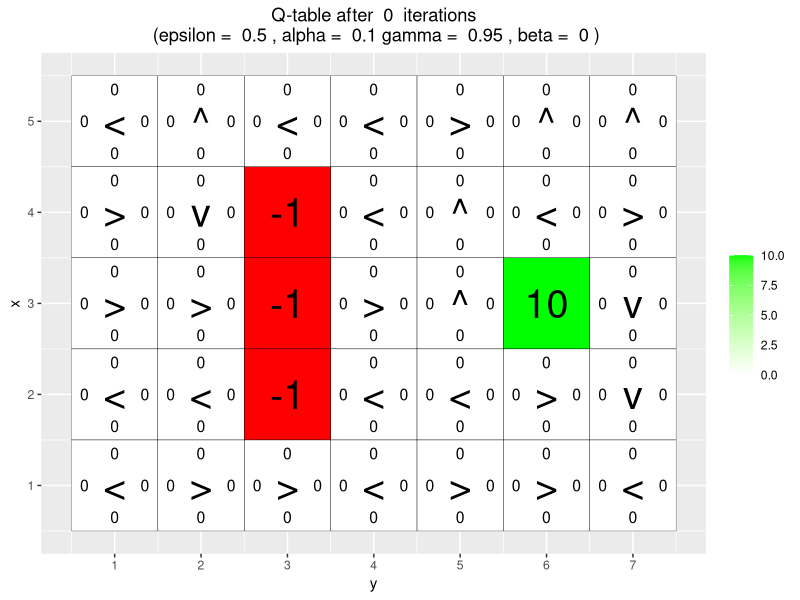
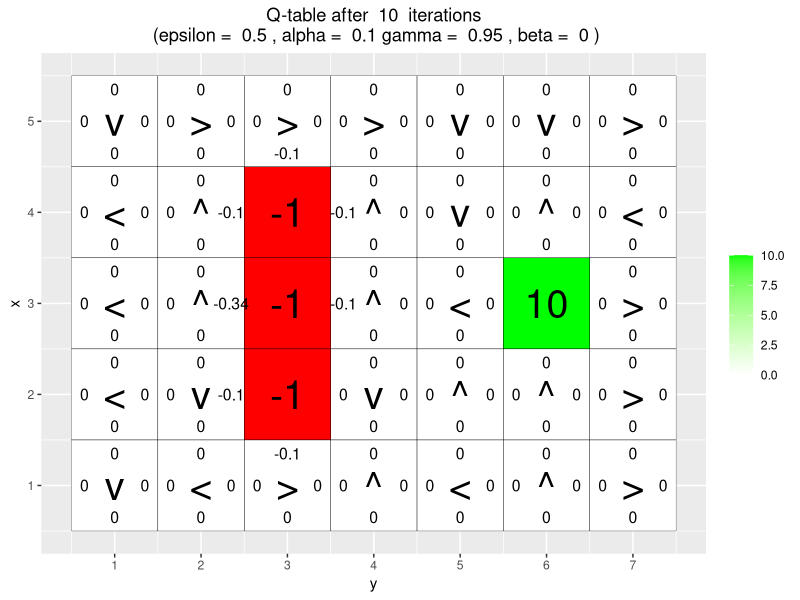
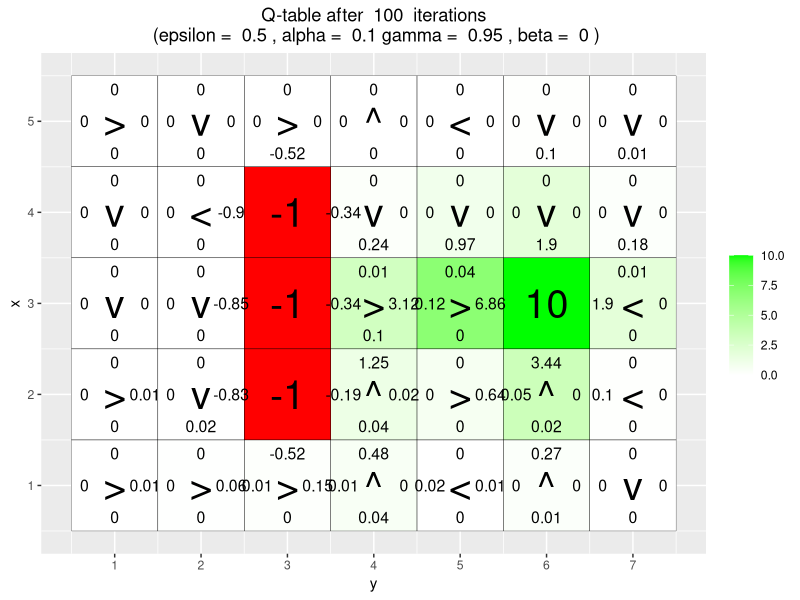
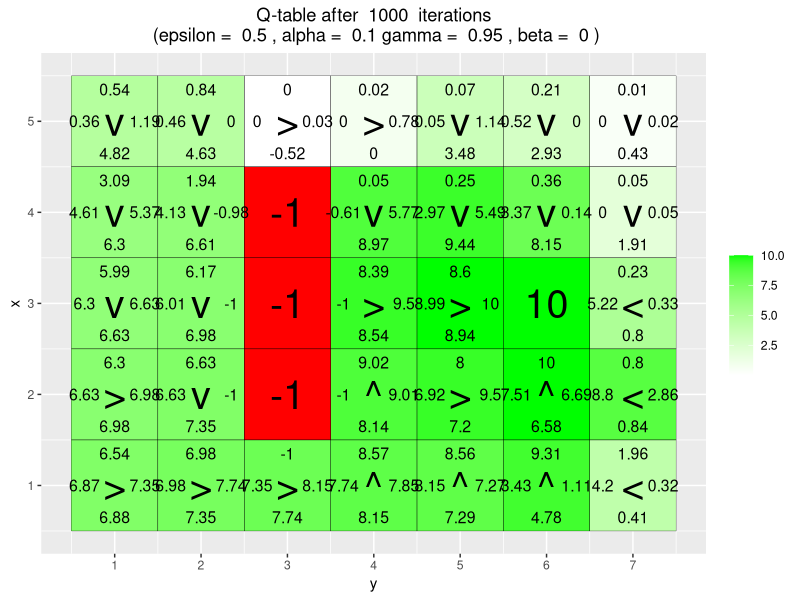
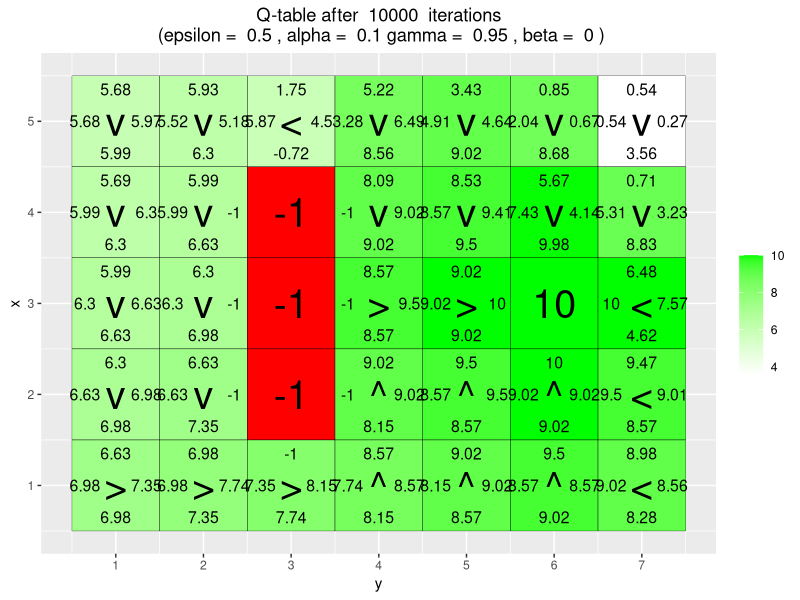
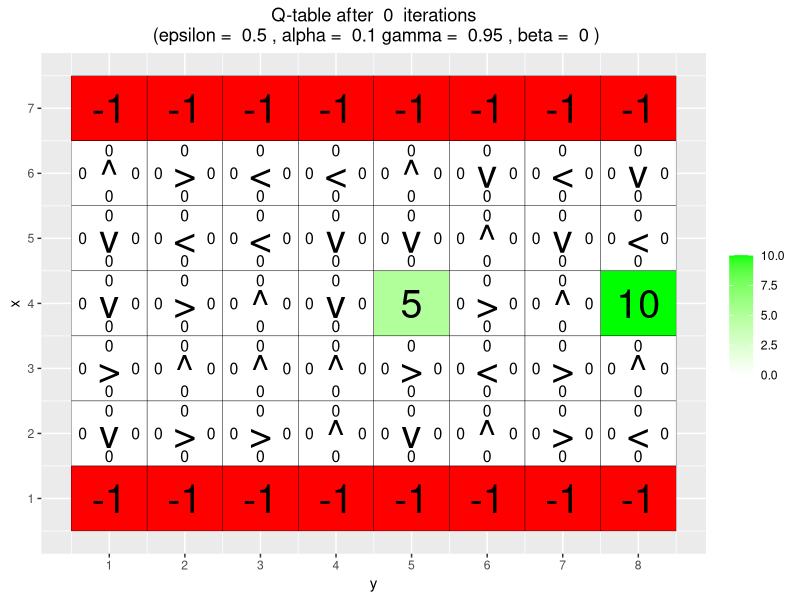
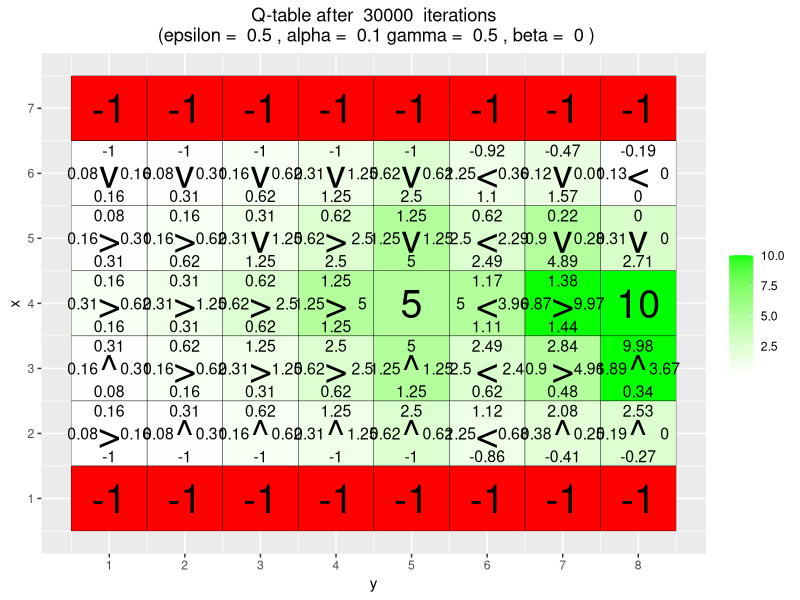
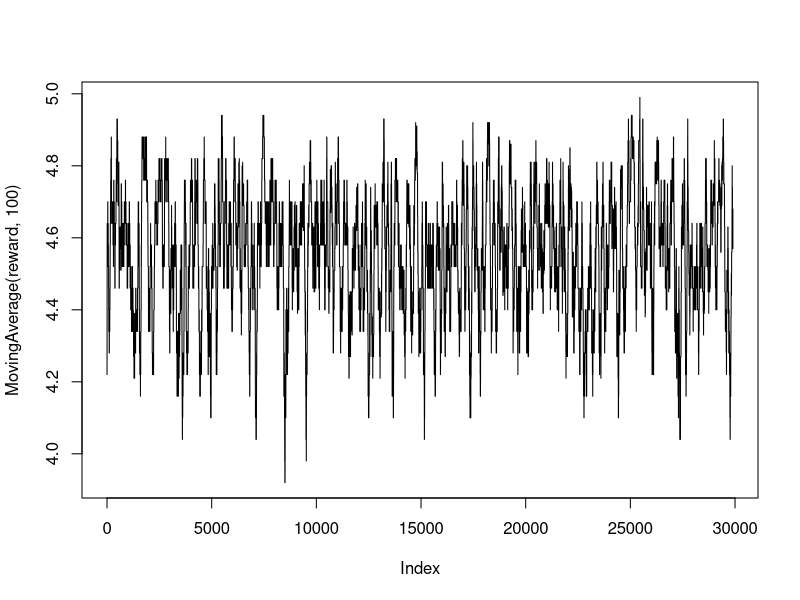

Write the R code that produced these figures, in order. (Note: this script raises an error after producing the figures.)
## ---- chunk 1
knitr::opts_chunk$set(echo = TRUE)
## ---- chunk 2
#####################################################################################################
# Q-learning
#####################################################################################################

# install.packages("ggplot2")
# install.packages("vctrs")
library(ggplot2)

arrows <- c("^", ">", "v", "<")
action_deltas <- list(c(1,0), # up
                      c(0,1), # right
                      c(-1,0), # down
                      c(0,-1)) # left

vis_environment <- function(iterations=0, epsilon = 0.5, alpha = 0.1, 
                            gamma = 0.95, beta = 0){
  
  # Visualize an environment with rewards. 
  # Q-values for all actions are displayed on the edges of each tile.
  # The (greedy) policy for each state is also displayed.
  # 
  # Args:
  #   iterations, epsilon, alpha, gamma, beta (optional): for the figure title.
  #   reward_map (global variable): a HxW array containing the reward given at each state.
  #   q_table (global variable): a HxWx4 array containing Q-values for each state-action pair.
  #   H, W (global variables): environment dimensions.
  
  df <- expand.grid(x=1:H,y=1:W)
  foo <- mapply(function(x,y) ifelse(reward_map[x,y] == 0,q_table[x,y,1],NA),
                df$x,df$y)
  df$val1 <- as.vector(round(foo, 2))
  foo <- mapply(function(x,y) ifelse(reward_map[x,y] == 0,q_table[x,y,2],NA),
                df$x,df$y)
  df$val2 <- as.vector(round(foo, 2))
  foo <- mapply(function(x,y) ifelse(reward_map[x,y] == 0,q_table[x,y,3],NA),
                df$x,df$y)
  df$val3 <- as.vector(round(foo, 2))
  foo <- mapply(function(x,y) ifelse(reward_map[x,y] == 0,q_table[x,y,4],NA),
                df$x,df$y)
  df$val4 <- as.vector(round(foo, 2))
  foo <- mapply(function(x,y) 
    ifelse(reward_map[x,y] == 0,arrows[GreedyPolicy(x,y)],reward_map[x,y]),
    df$x,df$y)
  df$val5 <- as.vector(foo)
  foo <- mapply(function(x,y) ifelse(reward_map[x,y] == 0,max(q_table[x,y,]),
                                     ifelse(reward_map[x,y]<0,NA,
                                            reward_map[x,y])),df$x,df$y)
  df$val6 <- as.vector(foo)
  
  print(ggplot(df,aes(x = y,y = x)) +
          scale_fill_gradient(low = "white", high = "green", na.value = "red", 
                              name = "") +
          geom_tile(aes(fill=val6)) +
          geom_text(aes(label = val1),size = 4,nudge_y = .35,na.rm = TRUE) +
          geom_text(aes(label = val2),size = 4,nudge_x = .35,na.rm = TRUE) +
          geom_text(aes(label = val3),size = 4,nudge_y = -.35,na.rm = TRUE) +
          geom_text(aes(label = val4),size = 4,nudge_x = -.35,na.rm = TRUE) +
          geom_text(aes(label = val5),size = 10) +
          geom_tile(fill = 'transparent', colour = 'black') + 
          ggtitle(paste("Q-table after ",iterations," iterations\n",
                        "(epsilon = ",epsilon,", alpha = ",alpha,"gamma = ",
                        gamma,", beta = ",beta,")")) +
          theme(plot.title = element_text(hjust = 0.5)) +
          scale_x_continuous(breaks = c(1:W),labels = c(1:W)) +
          scale_y_continuous(breaks = c(1:H),labels = c(1:H)))
  
}

transition_model <- function(x, y, action, beta){
  
  # Computes the new state after given action is taken. The agent will follow the action 
  # with probability (1-beta) and slip to the right or left with probability beta/2 each.
  # 
  # Args:
  #   x, y: state coordinates.
  #   action: which action the agent takes (in {1,2,3,4}).
  #   beta: probability of the agent slipping to the side when trying to move.
  #   H, W (global variables): environment dimensions.
  # 
  # Returns:
  #   The new state after the action has been taken.
  
  delta <- sample(-1:1, size = 1, prob = c(0.5*beta,1-beta,0.5*beta))
  final_action <- ((action + delta + 3) %% 4) + 1
  foo <- c(x,y) + unlist(action_deltas[final_action])
  foo <- pmax(c(1,1),pmin(foo,c(H,W)))
  
  return (foo)
}
## ---- chunk 3
GreedyPolicy <- function(x, y){
  
  # Get a greedy action for state (x,y) from q_table.
  #
  # Args:
  #   x, y: state coordinates.
  #   q_table (global variable): a HxWx4 array containing Q-values for each state-action pair.
  # 
  # Returns:
  #   An action, i.e. integer in {1,2,3,4}.
  
  #Get the max q-value from the q_table for the state (x,y)
  max_q = max(q_table[x,y,])
  
  #Get the indexes which has maximum values
  max_index = which(q_table[x,y,] == max_q)#There can be more than 1 index
  
  #Question: can the agent stay in the same location?
  
  #In case of ties, sample randomly from those ties
  if (length(max_index) > 1) {
    action <- sample(max_index, size = 1)
  }else{
    action <- max_index
  }
  return(action)
}

# greedy_action <- GreedyPolicy(1,1)
# greedy_action

EpsilonGreedyPolicy <- function(x, y, epsilon){
  
  # Get an epsilon-greedy action for state (x,y) from q_table.
  #
  # Args:
  #   x, y: state coordinates.
  #   epsilon: probability of acting randomly.
  # 
  # Returns:
  #   An action, i.e. integer in {1,2,3,4}.
  
  #Explore with epsilon probability or exploit
  explore <- ifelse(epsilon > runif(1), 1, 0)
  
  if(explore){
    action <- sample(1:4, size = 1)#Exploration
  }else{
    action <- GreedyPolicy(x,y)#Exploitation
  }
  
  return(action)
}

transition_model <- function(x, y, action, beta){
  
  # Computes the new state after given action is taken. The agent will follow the action 
  # with probability (1-beta) and slip to the right or left with probability beta/2 each.
  # 
  # Args:
  #   x, y: state coordinates.
  #   action: which action the agent takes (in {1,2,3,4}).
  #   beta: probability of the agent slipping to the side when trying to move.
  #   H, W (global variables): environment dimensions.
  # 
  # Returns:
  #   The new state after the action has been taken.
  
  delta <- sample(-1:1, size = 1, prob = c(0.5*beta,1-beta,0.5*beta))
  final_action <- ((action + delta + 3) %% 4) + 1
  #Question: why is action_deltas(y,x)
  foo <- c(x,y) + unlist(action_deltas[final_action])
  foo <- pmax(c(1,1),pmin(foo,c(H,W)))
  
  return (foo)
}
#alpha(Learning Rate)
#0:emphasizes on already learned experience. May find the path, but Q table 
#may not converge.
#1:overwrites the previous experience with new information. Q table will converge.

#gamma(Discount factor)
#0:Maximizes short term reward
#1:Maximizes long term reward

#epsilon(Exploration factor)
#0:Exploitation
#1:Exploration

q_learning <- function(start_state, epsilon = 0.5, alpha = 0.1, gamma = 0.95, 
                       beta = 0){
  
  # Perform one episode of Q-learning. The agent should move around in the 
  # environment using the given transition model and update the Q-table.
  # The episode ends when the agent reaches a terminal state.
  # 
  # Args:
  #   start_state: array with two entries, describing the starting position of the agent.
  #   epsilon (optional): probability of acting randomly.
  #   alpha (optional): learning rate.
  #   gamma (optional): discount factor.
  #   beta (optional): slipping factor.
  #   reward_map (global variable): a HxW array containing the reward given at each state.
  #   q_table (global variable): a HxWx4 array containing Q-values for each state-action pair.
  # 
  # Returns:
  #   reward: reward received in the episode.
  #   correction: sum of the temporal difference correction terms over the episode.
  #   q_table (global variable): Recall that R passes arguments by value. So, q_table being
  #   a global variable can be modified with the superassigment operator <<-.
  
  #RL_L1_QLearning, slide 14
  
  #Initialize S
  old_x <- start_state[1]
  old_y <- start_state[2]
  
  episode_correction <- 0
  reward <- 0
  repeat{
    #print(paste0('State - (', old_x, ',', old_y,')'))
    #Choose A using policy
    action <- EpsilonGreedyPolicy(old_x,old_y,epsilon)
    
    #Take A and get the next state(S')
    s_prime <- transition_model(old_x, old_y, action, beta)
    new_x <- s_prime[1]
    new_y <- s_prime[2]
    
    #Observe the reward for moving into new state
    current_reward <- reward_map[new_x, new_y]
    
    #Calculate the Q-value temporal difference
    old_q <- q_table[old_x, old_y, action]
    new_q <- max(q_table[new_x, new_y, ])
    temporal_diff <- current_reward + (gamma * new_q) - old_q
    
    #Update Q-table
    q_table[old_x, old_y, action] <<- old_q + alpha * temporal_diff
    
    #Update S <- S'
    old_x <- new_x
    old_y <- new_y
    
    #Compute the episode correction - sum of temporal difference
    #Question: is it absolute or w/o
    episode_correction <- episode_correction + temporal_diff
    
    #Update the reward for the episode
    reward <- reward + current_reward
    
    if(reward!=0)
      # End episode.
      return (c(reward,episode_correction))
  }
}
## ---- chunk 4
H <- 5
W <- 7

reward_map <- matrix(0, nrow = H, ncol = W)
reward_map[3,6] <- 10
reward_map[2:4,3] <- -1

q_table <- array(0,dim = c(H,W,4))

vis_environment()

for(i in 1:10000){
  foo <- q_learning(start_state = c(3,1))
  
  if(any(i==c(10,100,1000,10000)))
    vis_environment(i)
}

## ---- chunk 5

# Environment B (the effect of epsilon and gamma)

H <- 7
W <- 8

reward_map <- matrix(0, nrow = H, ncol = W)
reward_map[1,] <- -1
reward_map[7,] <- -1
reward_map[4,5] <- 5
reward_map[4,8] <- 10

q_table <- array(0,dim = c(H,W,4))

vis_environment()

MovingAverage <- function(x, n){
  
  cx <- c(0,cumsum(x))
  rsum <- (cx[(n+1):length(cx)] - cx[1:(length(cx) - n)]) / n
  
  return (rsum)
}

for(j in c(0.5,0.75,0.95)){
  q_table <- array(0,dim = c(H,W,4))
  reward <- NULL
  correction <- NULL
  
  for(i in 1:30000){
    foo <- q_learning(gamma = j, start_state = c(4,1))
    reward <- c(reward,foo[1])
    correction <- c(correction,foo[2])
  }
  
  vis_environment(i, gamma = j)
  gridExtra::grid.arrange(plot(MovingAverage(reward,100),type = "l"),
  plot(MovingAverage(correction,100),type = "l"), nrow = 2)
  
}

## ---- chunk 6
for(j in c(0.5,0.75,0.95)){
  q_table <- array(0,dim = c(H,W,4))
  reward <- NULL
  correction <- NULL
  
  for(i in 1:30000){
    foo <- q_learning(epsilon = 0.1, gamma = j, start_state = c(4,1))
    reward <- c(reward,foo[1])
    correction <- c(correction,foo[2])
  }
  
  vis_environment(i, epsilon = 0.1, gamma = j)
  gridExtra::grid.arrange(plot(MovingAverage(reward,100),type = "l"),
  plot(MovingAverage(correction,100),type = "l"), nrow = 2)
}
## ---- chunk 7
# Environment C (the effect of beta).

H <- 3
W <- 6

reward_map <- matrix(0, nrow = H, ncol = W)
reward_map[1,2:5] <- -1
reward_map[1,6] <- 10

q_table <- array(0,dim = c(H,W,4))

vis_environment()

for(j in c(0,0.2,0.4,0.66)){
  q_table <- array(0,dim = c(H,W,4))
  
  for(i in 1:10000)
    foo <- q_learning(gamma = 0.6, beta = j, start_state = c(1,1))
  
  vis_environment(i, gamma = 0.6, beta = j)
}
